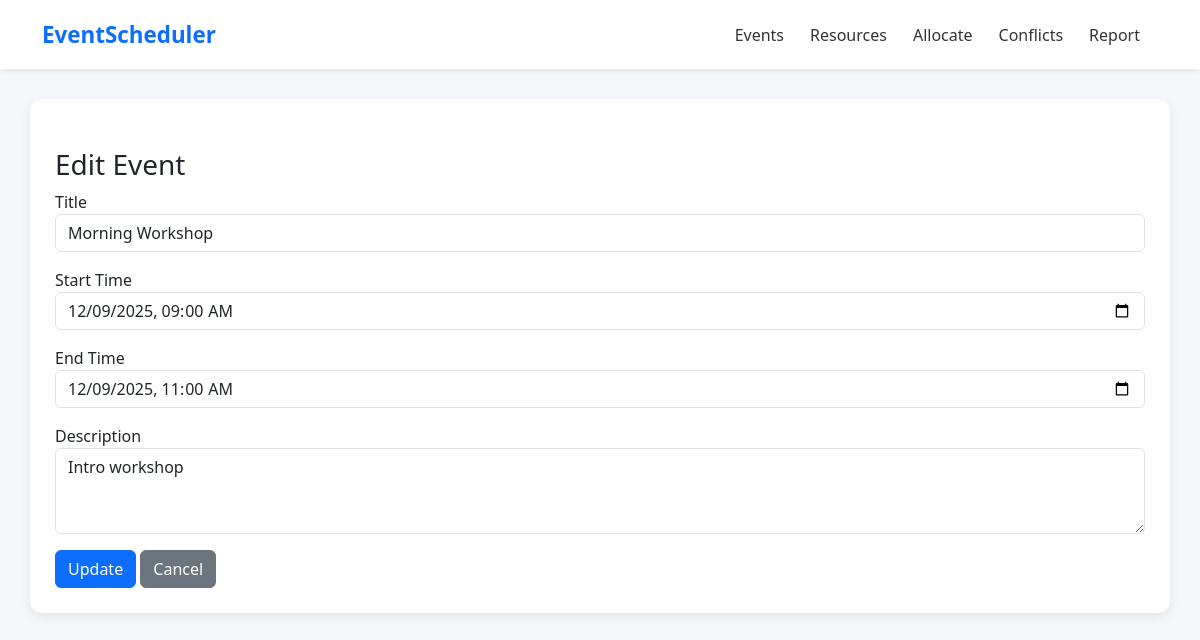
Page /events/edit/1 on the committed database.
### app/models.py (models this page shows, shortened)
class Event(db.Model):
    event_id = db.Column(db.Integer, primary_key=True)
    title = db.Column(db.String(200), nullable=False)
    start_time = db.Column(db.DateTime, nullable=False)
    end_time = db.Column(db.DateTime, nullable=False)
    description = db.Column(db.Text, nullable=True)
    allocations = db.relationship('EventResourceAllocation', backref='event', cascade="all,delete-orphan")

### app/routes.py (the view, shortened to what this page needs)
@main.route('/events/edit/<int:event_id>', methods=['GET','POST'])
def edit_event(event_id):
    event = Event.query.get_or_404(event_id)
    form = EventForm(obj=event)
    return render_template('events/edit_event.html', form=form, event=event)

### app/forms.py
class EventForm(FlaskForm):
    title = StringField('Title', validators=[DataRequired()])
    start_time = DateTimeLocalField('Start Time', format='%Y-%m-%dT%H:%M', validators=[DataRequired()])
    end_time = DateTimeLocalField('End Time', format='%Y-%m-%dT%H:%M', validators=[DataRequired()])
    description = TextAreaField('Description')
    submit = SubmitField('Save')

### app/templates/events/edit_event.html (shortened to what this page needs)
{% extends 'base.html' %}
{% block content %}
<div class="mt-4">
  <h3>Edit Event</h3>
  <form method="post">
    <div class="mb-3">
      {{ form.title.label }} {{ form.title(class="form-control") }}
    </div>
    <div class="mb-3">
      {{ form.start_time.label }} {{ form.start_time(class="form-control") }}
    </div>
    <div class="mb-3">
      {{ form.end_time.label }} {{ form.end_time(class="form-control") }}
    </div>
    <div class="mb-3">
      {{ form.description.label }} {{ form.description(class="form-control", rows=3) }}
    </div>
    <button class="btn btn-primary" type="submit">Update</button>
    <a class="btn btn-secondary" href="{{ url_for('main.list_events') }}">Cancel</a>
  </form>
</div>
{% endblock %}

### app/templates/base.html (style rules this page uses)
body { background: #f5f7fa; font-family: "Segoe UI", Tahoma, Geneva, Verdana, sans-serif; }

### rows in the picture
Event: title "Morning Workshop", start_time "12/09/2025 09:00", end_time "12/09/2025 11:00", description "Intro workshop"
